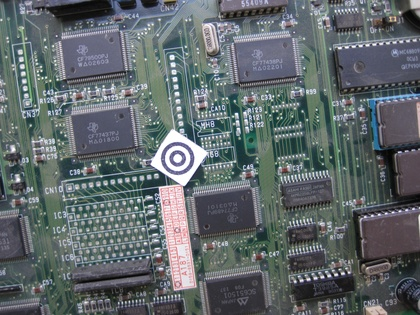
%> input picture SearchPart_09.13_linux/SearchPart_09.13/SearchPart/SearchPartLibrary/SearchPartLibrary_samples/rotCorrection/I.JPG, 420 x 315 px, shrunk from 4000 x 3000 before the run
$ octave --eval "result = imageprocessing(imread('../../SearchPart/SearchPartLibrary/SearchPartLibrary_samples/rotCorrection/I.JPG'));"   (GNU Octave 9; MATLAB toolbox functions it lacks are replaced by stand-ins)
%> lines starting %> are read from the running program, lines starting %| are printed output that depends on the picture
### SearchPart_09.13_linux/SearchPart_09.13/strategies/QFP100/gaussgradient.m
%%%%%%%%%%%%%%%%%%%%%%%%%%%%%%%%%%%%%%%%%%%%%%%%%%%%%%%%%%%%%%%%%%%%%%%%%%%%%%%%%%%%%%%%%%%%%%%%%%%%%%%%%%%%%%%%%%%%%%%%%%%%%%%%%%%%%%%%%%%%%%%%%
% This file is part of SearchPart                                                                                                               %
% Copyright (C) 2013  Bernhard Föllmer                                                                                                          %
% SearchPart is free software: you can redistribute it and/or modify it under the terms of the GNU General Public License                       %
% as published by the Free Software Foundation; either version 3 of the License, or (at your option) any later version.                         %
% This program is distributed in the hope that it will be useful, but WITHOUT ANY WARRANTY;                                                     %
% without even the implied warranty of MERCHANTABILITY or FITNESS FOR A PARTICULAR PURPOSE. See the GNU General Public License for more details.%                                                                                        %
% You should have received a copy of the GNU General Public License alongwith this program; if not, see <http://www.gnu.org/licenses/>.         %
%%%%%%%%%%%%%%%%%%%%%%%%%%%%%%%%%%%%%%%%%%%%%%%%%%%%%%%%%%%%%%%%%%%%%%%%%%%%%%%%%%%%%%%%%%%%%%%%%%%%%%%%%%%%%%%%%%%%%%%%%%%%%%%%%%%%%%%%%%%%%%%%%

function [gx,gy]=gaussgradient(IM,sigma)
%GAUSSGRADIENT Gradient using first order derivative of Gaussian.
%  [gx,gy]=gaussgradient(IM,sigma) outputs the gradient image gx and gy of
%  image IM using a 2-D Gaussian kernel. Sigma is the standard deviation of
%  this kernel along both directions.
%
%  Contributed by Guanglei Xiong (xgl99@mails.tsinghua.edu.cn)
%  at Tsinghua University, Beijing, China.

%determine the appropriate size of kernel. The smaller epsilon, the larger
%size.
epsilon=1e-2;
halfsize=ceil(sigma*sqrt(-2*log(sqrt(2*pi)*sigma*epsilon)));
size=2*halfsize+1;
%generate a 2-D Gaussian kernel along x direction
for i=1:size
    for j=1:size
        u=[i-halfsize-1 j-halfsize-1];
        hx(i,j)=gauss(u(1),sigma)*dgauss(u(2),sigma);
    end
end
hx=hx/sqrt(sum(sum(abs(hx).*abs(hx))));
%generate a 2-D Gaussian kernel along y direction
hy=hx';
%2-D filtering
gx=imfilter(IM,hx,'replicate','conv');
gy=imfilter(IM,hy,'replicate','conv');

function y = gauss(x,sigma)
%Gaussian
y = exp(-x^2/(2*sigma^2)) / (sigma*sqrt(2*pi));

function y = dgauss(x,sigma)
%first order derivative of Gaussian
y = -x * gauss(x,sigma) / sigma^2;

### SearchPart_09.13_linux/SearchPart_09.13/strategies/DIP14/imageprocessing.m
%%%%%%%%%%%%%%%%%%%%%%%%%%%%%%%%%%%%%%%%%%%%%%%%%%%%%%%%%%%%%%%%%%%%%%%%%%%%%%%%%%%%%%%%%%%%%%%%%%%%%%%%%%%%%%%%%%%%%%%%%%%%%%%%%%%%%%%%%%%%%%%%%
% This file is part of SearchPart                                                                                                               %
% Copyright (C) 2013  Bernhard Föllmer                                                                                                          %
% SearchPart is free software: you can redistribute it and/or modify it under the terms of the GNU General Public License                       %
% as published by the Free Software Foundation; either version 3 of the License, or (at your option) any later version.                         %
% This program is distributed in the hope that it will be useful, but WITHOUT ANY WARRANTY;                                                     %
% without even the implied warranty of MERCHANTABILITY or FITNESS FOR A PARTICULAR PURPOSE. See the GNU General Public License for more details.%                                                                                        %
% You should have received a copy of the GNU General Public License alongwith this program; if not, see <http://www.gnu.org/licenses/>.         %
%%%%%%%%%%%%%%%%%%%%%%%%%%%%%%%%%%%%%%%%%%%%%%%%%%%%%%%%%%%%%%%%%%%%%%%%%%%%%%%%%%%%%%%%%%%%%%%%%%%%%%%%%%%%%%%%%%%%%%%%%%%%%%%%%%%%%%%%%%%%%%%%%

function Iout=imageprocessing(I)

I1=rgb2gray(I);
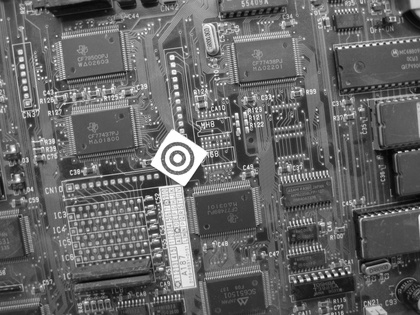
%> I1: size 315x420 uint8; min 2, max 255, mean 101.7
I2 = imadjust(I1);
I3=medfilt2(I2,[3 3]);
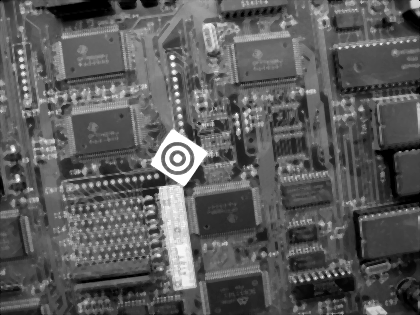
%> I3: size 315x420 uint8; min 0, max 255, mean 91.6
[gx,gy]=gaussgradient(I3,3);
%> in gaussgradient, `gx=imfilter(IM,hx,'replicate','conv');`:
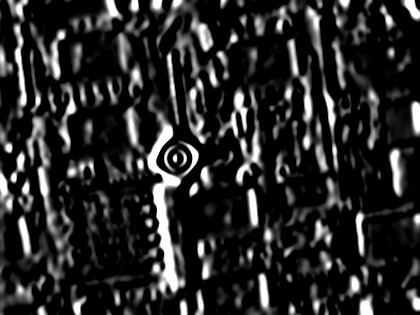
%> gx: size 315x420 uint8; min 0, max 255, mean 41.4
%> in gaussgradient, `gy=imfilter(IM,hy,'replicate','conv');`:
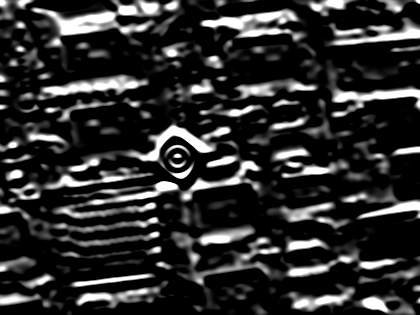
%> gy: size 315x420 uint8; min 0, max 255, mean 46.2
Iout=(abs(gx)+abs(gy));
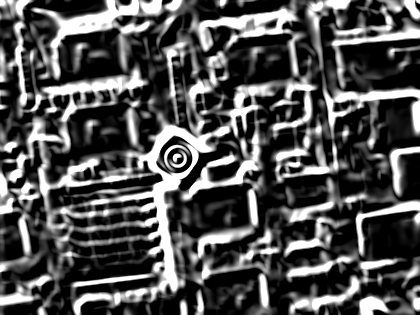
%> Iout: size 315x420 uint8; min 0, max 255, mean 82

end

$ run again, on SearchPart_09.13_linux/SearchPart_09.13/SearchPart/SearchPartLibrary/SearchPartLibrary_samples/rotCorrection/I1.JPG
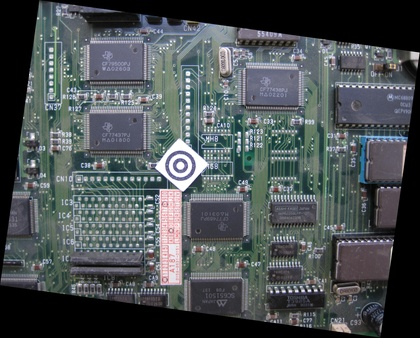
%> input picture SearchPart_09.13_linux/SearchPart_09.13/SearchPart/SearchPartLibrary/SearchPartLibrary_samples/rotCorrection/I1.JPG, 420 x 338 px, shrunk from 4373 x 3521 before the run
%> in imageprocessing, `I3=medfilt2(I2,[3 3]);`:
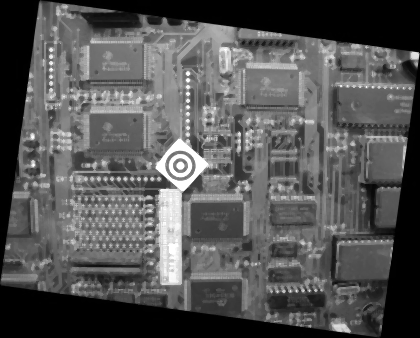
%> I3: size 338x420 uint8; min 0, max 255, mean 85.3
%> in imageprocessing, `Iout=(abs(gx)+abs(gy));`:
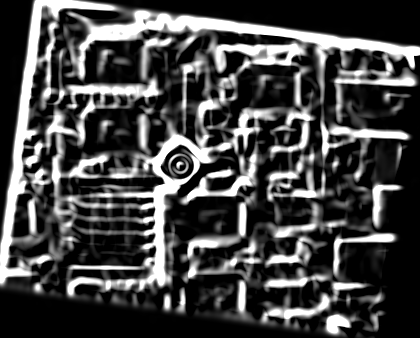
%> Iout: size 338x420 uint8; min 0, max 255, mean 70.3
